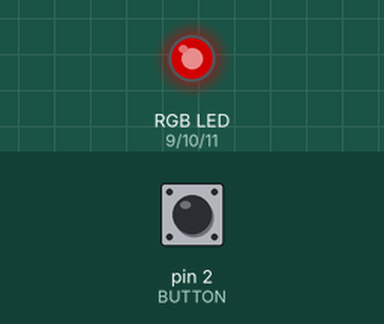
Simulated run of this sketch. Board: Arduino Uno, built with avr-gcc and run on an emulated ATmega328P. On the bench: an RGB LED mixed from three pins (HIGH = lit). The test bench sets the inputs (shaded band); at power-on: pin 2 (BUTTON) HIGH. Dim RGB values are drawn brighter than linear.

Above: at 1.2 s.
1.3 s: pin 2 (BUTTON) pulled LOW for 0.15 s
At 1.65 s:
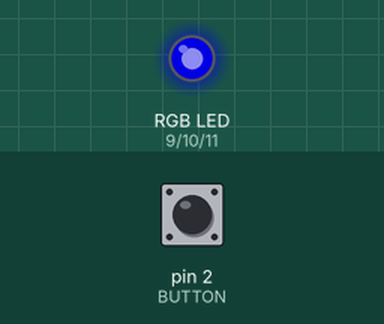
At 2.56 s:
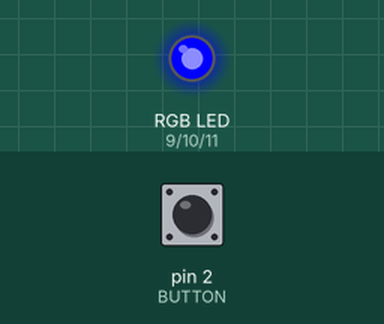
4.3 s: pin 2 (BUTTON) pulled LOW for 1 s
7.9 s: pin 2 (BUTTON) pulled LOW for 0.15 s
At 8.07 s:
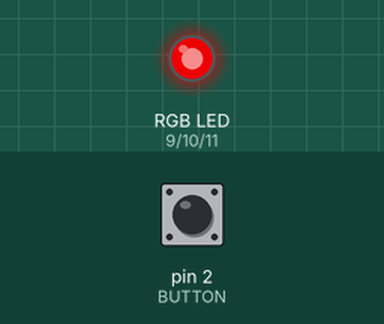
10.9 s: pin 2 (BUTTON) pulled LOW for 3.2 s
15.6 s: pin 2 (BUTTON) pulled LOW for 0.15 s
Timing chart, 0 to 22.7 s (numbered marks = the images above; inputs shaded):
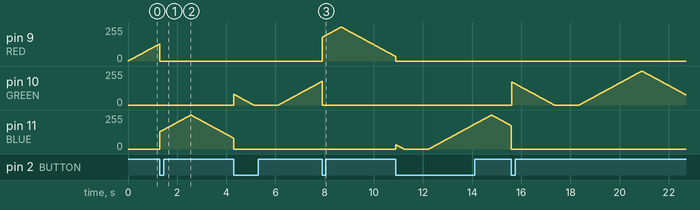

Measured:
- after the input at 1.3 s, pin 11 (BLUE): rises from 0/255 to 255/255 in 1.3 s, then falls to 82/255 in 1.7 s
- after the input at 7.9 s, pin 9 (RED): rises from 0/255 to 255/255 in 0.76 s, then falls to 34/255 in 2.2 s

The sketch:

interrupt_led.ino
```cpp
const int RED=9;
const int GREEN=10;
const int BLUE=11;

const int BUTTON=2;

const int LEDS[] = {RED, BLUE, GREEN};

volatile int selectedLED=0;

void setup() {
  pinMode(RED, OUTPUT);
  pinMode(GREEN, OUTPUT);
  pinMode(BLUE, OUTPUT);

  pinMode(BUTTON, INPUT);

  digitalWrite(RED, LOW);
  digitalWrite(GREEN, LOW);
  digitalWrite(BLUE, LOW);

  attachInterrupt(digitalPinToInterrupt(BUTTON), swap, FALLING);
}

void swap() {
  // turn off current LED
  digitalWrite(LEDS[selectedLED], LOW);
  // loop through options
  selectedLED = (selectedLED + 1) % 3;
}


void loop() {
  for (int i=0; i < 255; i++){
    analogWrite(LEDS[selectedLED], i);
    delay(10);
  }
  for(int i=255; i >= 0; i--){
    analogWrite(LEDS[selectedLED], i);
    delay(10);
  }
  delay(1000);
}
```
